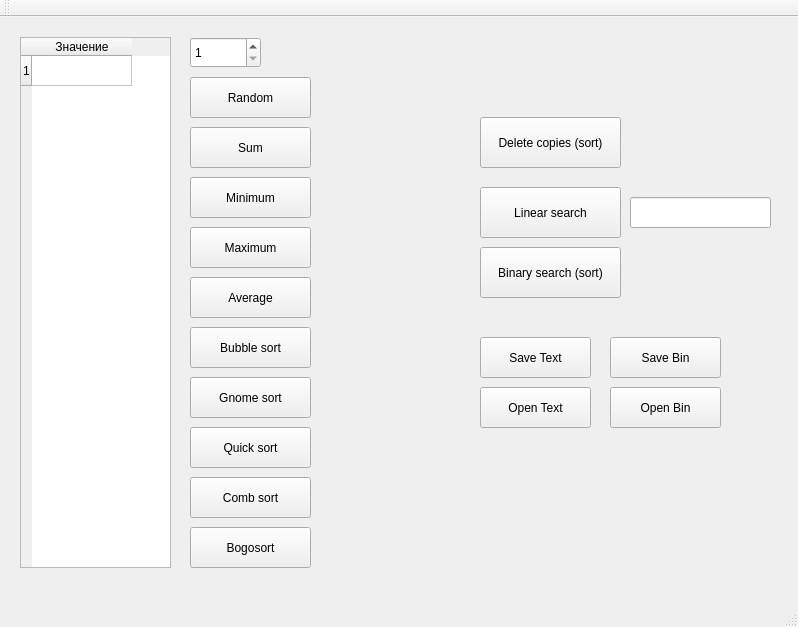
<?xml version="1.0" encoding="UTF-8"?>
<ui version="4.0">
 <class>MainWindow</class>
 <widget class="QMainWindow" name="MainWindow">
  <property name="geometry">
   <rect>
    <x>0</x>
    <y>0</y>
    <width>798</width>
    <height>627</height>
   </rect>
  </property>
  <property name="windowTitle">
   <string>MainWindow</string>
  </property>
  <widget class="QWidget" name="centralwidget">
   <widget class="QSpinBox" name="spinBox">
    <property name="geometry">
     <rect>
      <x>190</x>
      <y>20</y>
      <width>71</width>
      <height>31</height>
     </rect>
    </property>
    <property name="minimum">
     <number>1</number>
    </property>
   </widget>
   <widget class="QTableWidget" name="tableWidget">
    <property name="geometry">
     <rect>
      <x>20</x>
      <y>20</y>
      <width>151</width>
      <height>531</height>
     </rect>
    </property>
    <property name="rowCount">
     <number>1</number>
    </property>
    <property name="columnCount">
     <number>1</number>
    </property>
    <row/>
    <column>
     <property name="text">
      <string>Значение</string>
     </property>
    </column>
   </widget>
   <widget class="QPushButton" name="pushButtonRandom">
    <property name="geometry">
     <rect>
      <x>190</x>
      <y>60</y>
      <width>121</width>
      <height>41</height>
     </rect>
    </property>
    <property name="text">
     <string>Random</string>
    </property>
   </widget>
   <widget class="QPushButton" name="pushButtonSum">
    <property name="geometry">
     <rect>
      <x>190</x>
      <y>110</y>
      <width>121</width>
      <height>41</height>
     </rect>
    </property>
    <property name="text">
     <string>Sum</string>
    </property>
   </widget>
   <widget class="QLabel" name="labelResult">
    <property name="geometry">
     <rect>
      <x>327</x>
      <y>109</y>
      <width>131</width>
      <height>41</height>
     </rect>
    </property>
    <property name="font">
     <font>
      <pointsize>12</pointsize>
      <weight>75</weight>
      <bold>true</bold>
     </font>
    </property>
    <property name="text">
     <string/>
    </property>
   </widget>
   <widget class="QPushButton" name="pushButtonMin">
    <property name="geometry">
     <rect>
      <x>190</x>
      <y>160</y>
      <width>121</width>
      <height>41</height>
     </rect>
    </property>
    <property name="text">
     <string>Minimum</string>
    </property>
   </widget>
   <widget class="QPushButton" name="pushButtonMax">
    <property name="geometry">
     <rect>
      <x>190</x>
      <y>210</y>
      <width>121</width>
      <height>41</height>
     </rect>
    </property>
    <property name="text">
     <string>Maximum</string>
    </property>
   </widget>
   <widget class="QPushButton" name="pushButtonAverage">
    <property name="geometry">
     <rect>
      <x>190</x>
      <y>260</y>
      <width>121</width>
      <height>41</height>
     </rect>
    </property>
    <property name="text">
     <string>Average</string>
    </property>
   </widget>
   <widget class="QPushButton" name="pushButtonSort1">
    <property name="geometry">
     <rect>
      <x>190</x>
      <y>310</y>
      <width>121</width>
      <height>41</height>
     </rect>
    </property>
    <property name="text">
     <string>Bubble sort</string>
    </property>
   </widget>
   <widget class="QPushButton" name="pushButtonSort2">
    <property name="geometry">
     <rect>
      <x>190</x>
      <y>360</y>
      <width>121</width>
      <height>41</height>
     </rect>
    </property>
    <property name="text">
     <string>Gnome sort</string>
    </property>
   </widget>
   <widget class="QPushButton" name="pushButtonSort3">
    <property name="geometry">
     <rect>
      <x>190</x>
      <y>410</y>
      <width>121</width>
      <height>41</height>
     </rect>
    </property>
    <property name="text">
     <string>Quick sort</string>
    </property>
   </widget>
   <widget class="QPushButton" name="pushButtonSort4">
    <property name="geometry">
     <rect>
      <x>190</x>
      <y>460</y>
      <width>121</width>
      <height>41</height>
     </rect>
    </property>
    <property name="text">
     <string>Comb sort</string>
    </property>
   </widget>
   <widget class="QPushButton" name="pushButtonSort5">
    <property name="geometry">
     <rect>
      <x>190</x>
      <y>510</y>
      <width>121</width>
      <height>41</height>
     </rect>
    </property>
    <property name="text">
     <string>Bogosort</string>
    </property>
   </widget>
   <widget class="QPushButton" name="pushButtonCopies">
    <property name="geometry">
     <rect>
      <x>480</x>
      <y>100</y>
      <width>141</width>
      <height>51</height>
     </rect>
    </property>
    <property name="text">
     <string>Delete copies (sort)</string>
    </property>
   </widget>
   <widget class="QPushButton" name="pushButtonSearch1">
    <property name="geometry">
     <rect>
      <x>480</x>
      <y>170</y>
      <width>141</width>
      <height>51</height>
     </rect>
    </property>
    <property name="text">
     <string>Linear search</string>
    </property>
   </widget>
   <widget class="QLineEdit" name="lineEditSearch">
    <property name="geometry">
     <rect>
      <x>630</x>
      <y>180</y>
      <width>141</width>
      <height>31</height>
     </rect>
    </property>
    <property name="font">
     <font>
      <pointsize>10</pointsize>
     </font>
    </property>
    <property name="text">
     <string/>
    </property>
   </widget>
   <widget class="QPushButton" name="pushButtonSearch2">
    <property name="geometry">
     <rect>
      <x>480</x>
      <y>230</y>
      <width>141</width>
      <height>51</height>
     </rect>
    </property>
    <property name="text">
     <string>Binary search (sort)</string>
    </property>
   </widget>
   <widget class="QPushButton" name="pushButtonOpenText">
    <property name="geometry">
     <rect>
      <x>480</x>
      <y>370</y>
      <width>111</width>
      <height>41</height>
     </rect>
    </property>
    <property name="text">
     <string>Open Text</string>
    </property>
   </widget>
   <widget class="QPushButton" name="pushButtonSaveBin">
    <property name="geometry">
     <rect>
      <x>610</x>
      <y>320</y>
      <width>111</width>
      <height>41</height>
     </rect>
    </property>
    <property name="text">
     <string>Save Bin</string>
    </property>
   </widget>
   <widget class="QPushButton" name="pushButtonOpenBin">
    <property name="geometry">
     <rect>
      <x>610</x>
      <y>370</y>
      <width>111</width>
      <height>41</height>
     </rect>
    </property>
    <property name="text">
     <string>Open Bin</string>
    </property>
   </widget>
   <widget class="QPushButton" name="pushButtonSaveText">
    <property name="geometry">
     <rect>
      <x>480</x>
      <y>320</y>
      <width>111</width>
      <height>41</height>
     </rect>
    </property>
    <property name="text">
     <string>Save Text</string>
    </property>
   </widget>
  </widget>
  <widget class="QMenuBar" name="menubar">
   <property name="geometry">
    <rect>
     <x>0</x>
     <y>0</y>
     <width>798</width>
     <height>23</height>
    </rect>
   </property>
  </widget>
  <widget class="QStatusBar" name="statusbar"/>
  <widget class="QToolBar" name="toolBar">
   <property name="windowTitle">
    <string>toolBar</string>
   </property>
   <attribute name="toolBarArea">
    <enum>TopToolBarArea</enum>
   </attribute>
   <attribute name="toolBarBreak">
    <bool>false</bool>
   </attribute>
  </widget>
 </widget>
 <resources/>
 <connections/>
</ui>
